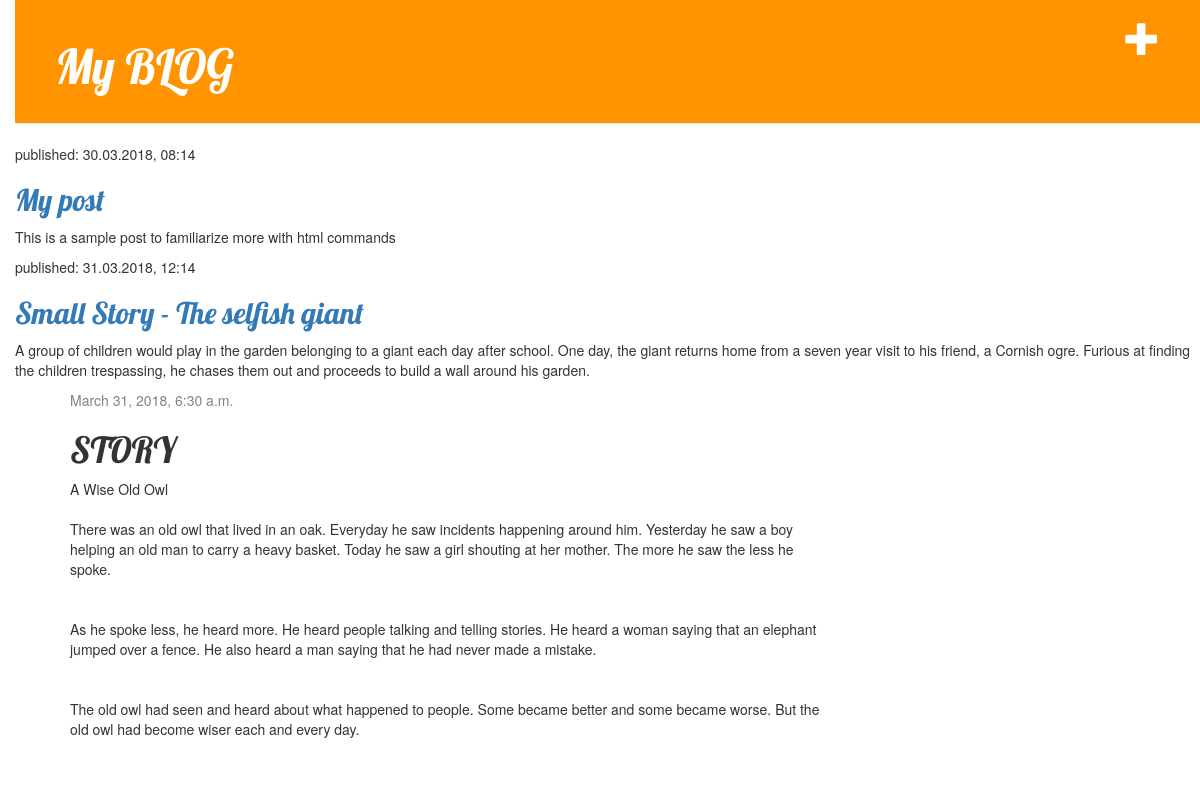
The app's page /post/1/ with its own data.
### blog/models.py (models this page shows, shortened)
class Post(models.Model):
    author = models.ForeignKey('auth.User', on_delete=models.CASCADE)
    title = models.CharField(max_length=200)
    text = models.TextField()
    created_date = models.DateTimeField(
            default=timezone.now)
    published_date = models.DateTimeField(
            blank=True, null=True)

### blog/views.py (the view)
# urls.py: url(r'^post/(?P<pk>\d+)/$', views.post_detail, name='post_detail'),
def post_detail(request, pk):
        post = get_object_or_404(Post, pk=pk)
        return render(request, 'blog/post_detail.html', {'post': post})

### blog/templates/blog/post_detail.html (shortened to what this page needs)
{% extends 'blog/base.html' %}
     {% block content %}
      <div class="post">
         {% if post.published_date %}
            <div class="date">
                {{ post.published_date }}
            </div>
        {% endif %}
        <h1>{{ post.title }}</h1>
        <p>{{ post.text|linebreaksbr }}</p>
    </div>
{% endblock %}

### blog/static/css/blog.css (style rules this page uses)
body { padding-left: 15px; }
h1, h2, h3, h4 { font-family: 'Lobster', cursive; }
.date { color: #828282; }
.post { margin-bottom: 70px; }

### records on screen
Post: published_date "March 31, 2018, 6:30 a.m.", title "STORY", text "A Wise Old Owl There was an old owl that lived in an oak. Everyday he saw incidents happening around him. Yesterday he saw a boy helping an old man to carry a heavy basket. Today he saw a girl shouting at her mother. The more he saw the less he spoke. As he spoke less, he heard more. He heard people talking and telling stories. He heard a woman saying that an elephant jumped over a fence. He also heard a man saying that he had never made a mistake. The old owl had seen and heard about what happened to people. Some became better and some became worse. But the old owl had become wiser each and every day."
